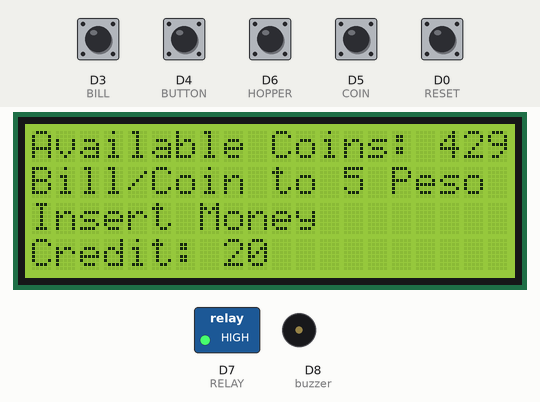
The sketch below on a simulated ESP8266 (NodeMCU). On the bench: 20×4 character LCD, switched loads named in the sketch (green lamp = pin HIGH), buzzer (waves = sounding, pin HIGH). The test bench sets the inputs (shaded band); at power-on: D0 (RESET), D3 (BILL), D4 (BUTTON), D5 (COIN), D6 (HOPPER) HIGH. WiFi joins after 1.5 s; servers stay silent unless stated; EEPROM starts erased; what the sketch prints to the serial monitor is not drawn.

Above: at 6.1 s.
6.2 s: D4 (BUTTON) pulled LOW for 0.3 s
At 6.8 s:
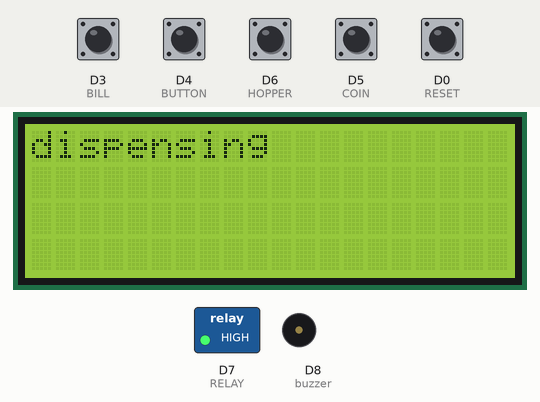
9.5 s: D6 (HOPPER) pulsed LOW 5 times (0.12 s each, 0.3 s apart)
At 11.0 s:
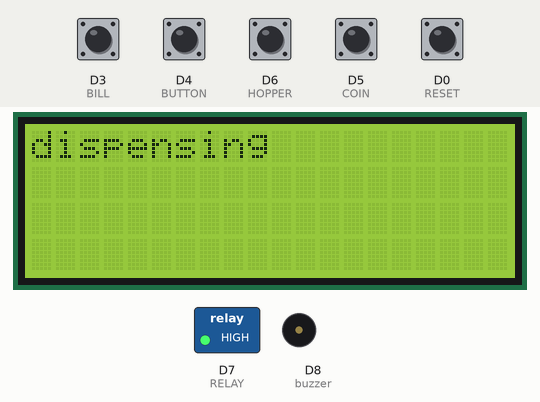
14.0 s: D0 (RESET) pulled LOW for 0.3 s
At 15.1 s:
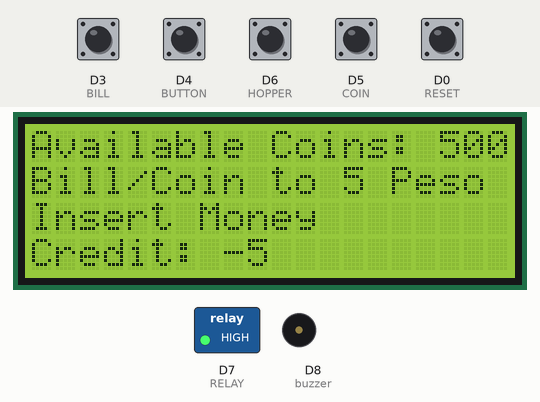
17.3 s: D3 (BILL) pulled LOW for 0.3 s
At 18.4 s:
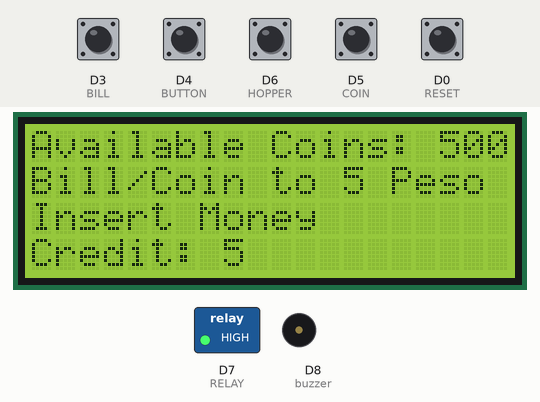
19.1 s: D5 (COIN) pulled LOW for 0.3 s
At 20.4 s:
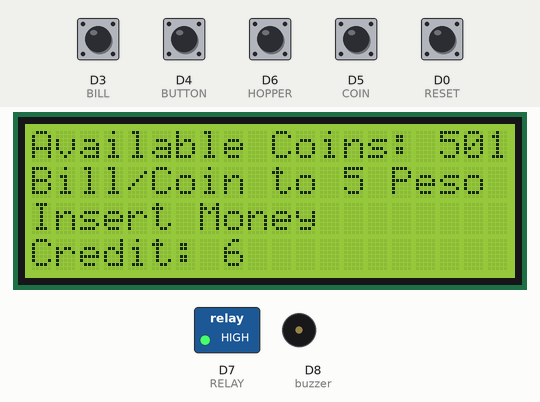
20.9 s: D3 (BILL) pulled LOW for 1 s
At 21.3 s:
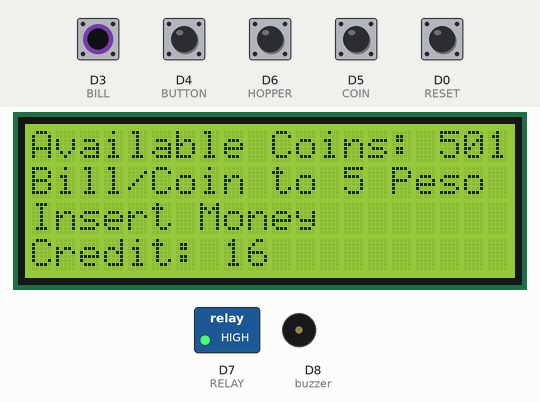
Timing chart, 0 to 23.9 s (numbered marks = the images above; inputs shaded):
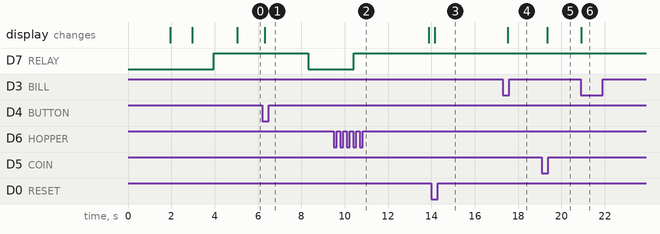

Measured:
- after the input at 6.2 s, D7 (RELAY): HIGH → LOW after 2.1 s; the display: changes after 0.11 s (image 1)
- after the input at 9.5 s, D7 (RELAY): LOW → HIGH after 0.91 s
- after the input at 14.0 s, the display: changes after 0.14 s (image 3)
- after the input at 17.3 s, the display: changes after 0.23 s (image 4)
- after the input at 19.1 s, the display: changes after 0.25 s (image 5)
- after the input at 20.9 s, the display: changes at once (image 6)

The sketch:

finalcode.ino
```cpp
#include <SoftwareSerial.h>
#include <LiquidCrystal_I2C.h>
#include <Wire.h>
#include <LiquidCrystal_I2C.h>
#include <ESP8266WiFi.h>
#include <EEPROM.h>
#include <ESP8266WiFi.h>
#include <ESP8266HTTPClient.h>
LiquidCrystal_I2C lcd(0x27, 20, 4);
#define BOUNCE_DURATION 20    //20 ms
#define BOUNCE_DURATIONhop 80 //20 ms

char *host = "192.168.141.234";
char *url = "/";

#define BILL D3
#define COIN D5
#define HOPPER D6
#define RELAY D7
#define BUTTON D4
#define buzzer D8

#define RESET D0

const char *ssid = "money-changer";
const char *password = "c0in1234";
unsigned int addr = 0;
unsigned int coinstat;

int coinvaladd = 0;
int opervaladd = 10;
int coinval;
int coinAdd = 90;
int ou;
int peronecount = 0;
int newcoin;
int go = 0;
int counterstate = 0;
long count10;
long totaldisp = 0;
int state = 0;
int count1;
int countone;
int countfive;
int countten;
int timebounce;
int timebounceadd = 100;
int i;
int countedcoin;
int ii;
int iii;
unsigned long flashcount = 0;
unsigned long bouncetimeone = 0;
int nval;
int newvalue[4];
int tenvalue[3];
int first1;
int second1;
int third1;
int first2;
int second2;
int third2;
int pertencount;
int fourth2;
long number;
long pass = 1141;
int checked = true;
volatile unsigned long bouncetime = 0;
volatile unsigned long bouncetime2 = 0;
volatile unsigned long bouncetimehop = 0;
volatile int credit = 20;
volatile int dispensed = 0;
int stopcount = 0;
unsigned long prevmillis = 0;
volatile int yy;
int coinvalue;
String ope = "";
int coinset = 1;
int operation = 1;
// 1 is changer
// 2 is dispenser
int coincount;
long endcount;
unsigned int average;
void setup()
{
  Serial.begin(115200);
  ESP.wdtFeed();
  //  WiFi.mode(WIFI_OFF);
  WiFi.mode(WIFI_STA);
  WiFi.begin(ssid, password);
  while (WiFi.status() != WL_CONNECTED)
  {
    Serial.print(".");
    delay(100);
  }

  Serial.println("\nConnected to the WiFi network");
  Serial.print("Local ESP32 IP: ");
  Serial.println(WiFi.localIP());

  EEPROM.begin(sizeof(int));
  EEPROM.get(addr, coinstat);

  state = 1;
  buzz();
  pinMode(buzzer, OUTPUT);
  digitalWrite(buzzer, LOW);
  lcd.begin();
  Wire.begin(D2, D1);
  lcd.clear();
  lcd.backlight();
  pinMode(BUTTON, INPUT_PULLUP);
  pinMode(RESET, INPUT_PULLUP);
  coinvalue = 5;
  coinval = 5;
  operation = 1;
  timebounce = 40;
  lcd.begin();
  state = 0;
  lcd.clear();
  lcd.backlight();
  lcd.print("initializing..");

  //EICRA &= ~3;  // clear existing flags
  //EICRA |= 2;   // set wanted flags (falling level interrupt)
  //EIMSK |= 1;   // enable it
  //EIFR = bit (INTF0);  // clear flag for interrupt 0 (PIN D2)
  //EIFR = bit (INTF1);  // clear flag for interrupt 1 (PIN D3)
  delay(1000);
  ESP.wdtFeed();
  lcd.clear();
  lcd.print("Coin Value: ");
  lcd.print(coinval);
  delay(1000);
  pinMode(RELAY, OUTPUT);
  digitalWrite(RELAY, HIGH);
  pinMode(BILL, INPUT_PULLUP);
  pinMode(COIN, INPUT_PULLUP);
  pinMode(HOPPER, INPUT);
  ESP.wdtFeed();
  attachInterrupt(digitalPinToInterrupt(BILL), ISR_count, CHANGE);
  attachInterrupt(digitalPinToInterrupt(COIN), ISR_count3, CHANGE);
  attachInterrupt(digitalPinToInterrupt(HOPPER), ISR_count2, FALLING);
  delay(1000);
  ESP.wdtFeed();
}

void sendsms()
{
  String a="/"+(String)coinstat+"/"+(String)credit;
  String endpoint="http://192.168.141.234"+a;

  // // Use WiFiClient class to create TCP connections
  WiFiClient client;

  // if (!client.connect(host, 80))
  // {
  //   Serial.println("connection failed");
  //   Serial.println("wait 5 sec...");
  //   delay(5000);
  //   return;
  // }
  // String req="GET " + a + " HTTP/1.1\r\n" +
  //              "Host: " + host + "\r\n \r\n" ;
  // Serial.println(req);
  // client.print(req);

  // //read back one line from server
  // Serial.println("receiving from remote server");
  // String line = client.readStringUntil('\r');
  // Serial.println(line);

  // Serial.println("closing connection");
  // client.stop();
  HTTPClient http;

    Serial.print("[HTTP] begin...\n");
    if (http.begin(client, endpoint)) {  // HTTP


      Serial.print("[HTTP] GET...\n");
      // start connection and send HTTP header
      int httpCode = http.GET();

      // httpCode will be negative on error
      if (httpCode > 0) {
        // HTTP header has been send and Server response header has been handled
        Serial.printf("[HTTP] GET... code: %d\n", httpCode);

        // file found at server
        if (httpCode == HTTP_CODE_OK || httpCode == HTTP_CODE_MOVED_PERMANENTLY) {
          String payload = http.getString();
          Serial.println(payload);
        }
      } else {
        Serial.printf("[HTTP] GET... failed, error: %s\n", http.errorToString(httpCode).c_str());
      }

      http.end();
    } else {
      Serial.printf("[HTTP} Unable to connect\n");
    }
}
ICACHE_RAM_ATTR void ISR_count()
{

  if (millis() > bouncetime)
  {

    if (!digitalRead(BILL))
    {

      credit += 10;
      //Serial.print("credit: ");
      //Serial.println(credit);
    }

    bouncetime = millis() + BOUNCE_DURATION;
  }
}
ICACHE_RAM_ATTR void ISR_count3()
{

  if (millis() > bouncetime2)
  {

    if (!digitalRead(COIN))
    {

      credit += 1;
      coinstat++;
      //Serial.print("credit: ");
      //Serial.println(credit);
    }

    bouncetime2 = millis() + BOUNCE_DURATION;
  }
}

ICACHE_RAM_ATTR void ISR_count2()
{
  if (millis() > bouncetimehop)
  {
    delayMicroseconds(10000);
    if (digitalRead(HOPPER) == LOW)
    {
      dispensed++;

      bouncetimehop = millis() + BOUNCE_DURATIONhop;
    }
  }
}

void loop()
{
  // sei();
  coinchangerset();
  ESP.wdtFeed();
}

void change1(unsigned long zzz)
{
  cli();
  delay(800);
  sei();
  flashcount = millis();
  lcd.begin();
  lcd.print("Operating");
  lcd.setCursor(0, 1);
  lcd.print("Please Wait...");
  lcd.setCursor(0, 2);
  lcd.print("Dispense: ");
  lcd.print(count1 / coinval);
  lcd.print(" coins");
  lcd.setCursor(0, 3);
  lcd.print("Amount: ");
  lcd.print(count1);
  lcd.print(" Pesos");
  Serial.print("Zzz: ");
  Serial.println(zzz);
  long qqq = zzz / coinval;
  yy = 1;
  unsigned long delays;
  if (qqq < 10)
  {
    delays = 7000;
  }
  else if ((qqq > 10) || (qqq < 50))
  {
    delays = qqq * 400;
  }
  else
  {
    delays = qqq * 300;
  }
  //credit = credit - (zzz);
  digitalWrite(RELAY, LOW);
  while (dispensed < qqq)
  {
    if ((millis() - flashcount) > delays)
    {
      digitalWrite(RELAY, HIGH);
      yy = 0;
      break;
    }
  }
  digitalWrite(RELAY, HIGH);
  cli();
  //EIFR = bit (INTF0);  // clear flag for interrupt 0 (PIN D2)
  //EIFR = bit (INTF1);  // clear flag for interrupt 1 (PIN D3)
  //sei();
  if (yy == 0)
  {
    delay(100);
    int output = qqq - dispensed;
    Serial.print("OUT");
    Serial.println(output);
    credit = output * coinval;
    state = 11;
    dispensed = 0;
    coinstat -= output;
    EEPROM.put(addr, coinstat);
    EEPROM.commit();

    sendsms();
  }
  else if (yy == 1)
  {
    state = 0;
    delay(100);
    delay(100);
    credit = 0;
    dispensed = 0;
  }
  sei();

  dispensed = 0;
  go = 0;
  count1 = 0;
}
void coinchangerset()
{
  if (state == 1)
  {
    lcddisplay2();
  }
  else if (state == 0)
  {
    lcddisplay();
  }
  int xxx = !digitalRead(BUTTON);
  int res = !digitalRead(RESET);
  if (res)
  {
    coinstat = 500;
    EEPROM.put(addr, coinstat);
    Serial.println("reseted");
    EEPROM.commit();
  }
  if (xxx)
  {
    lcd.clear();
    lcd.print("dispensing ");
    delay(1000);

    if (credit >= coinvalue)
    {
      coincount = credit / coinvalue;
      yy = 1;
      cli();
      totaldisp = 0;
      dispensed = 0;
      endcount = coincount;
      pertencount = endcount / 10;
      peronecount = endcount - (pertencount * 10);
      flashcount = millis();
      //sei();
      if (pertencount > 0)
      {
        for (ou = 0; ou < pertencount; ou++)
        {
          sei();
          delay(1000);
          digitalWrite(RELAY, LOW);
          while (dispensed < 10)
          {
            delay(0);
            if ((millis() - flashcount) > 8000)
            {
              digitalWrite(RELAY, HIGH);
              yy = 0;
              break;
            }
          }
          digitalWrite(RELAY, HIGH);
          // EIFR = bit (INTF1);
          delay(2000);
          cli();
          //  // clear flag for interrupt 1 (PIN D3)
          totaldisp = totaldisp + dispensed;
          dispensed = 0;
          flashcount = millis();

          if (yy == 0)
          {
            break;
          }
        }
      }
      if (peronecount > 0)
      {
        sei();
        delay(1000);
        digitalWrite(RELAY, LOW);
        while (dispensed < peronecount)
        {
          delay(0);
          if ((millis() - flashcount) > 8000)
          {
            digitalWrite(RELAY, HIGH);
            yy = 0;
            break;
          }
        }
        digitalWrite(RELAY, HIGH);
        //EIFR = bit (INTF1);
        delay(2000);
        cli();
        // EIFR = bit (INTF1);  // clear flag for interrupt 1 (PIN D3)
        totaldisp = totaldisp + dispensed;
      }
      digitalWrite(RELAY, HIGH);
      delay(1000);
      cli();
      //EIFR = bit (INTF0);  // clear flag for interrupt 0 (PIN D2)
      //EIFR = bit (INTF1);  // clear flag for interrupt 1 (PIN D3)
      if (yy == 0)
      {
        delay(100);
        int output = totaldisp * coinvalue;
        Serial.print("OUT");
        Serial.println(output);
        coinstat -= output;
        EEPROM.put(addr, coinstat);
        EEPROM.commit();
    sendsms();
        credit = credit - output;
        state = 1;
        dispensed = 0;
        ou = 0;
        totaldisp = 0;
      }
      else
      {
        int output = totaldisp * coinvalue;
        Serial.print("OUT");
        Serial.println(output);
        coinstat -= output;
    sendsms();
        EEPROM.put(addr, coinstat);
        EEPROM.commit();
        credit = credit - output;
        state = 0;
        delay(100);
        delay(100);
        //credit = credit;
        dispensed = 0;
        ou = 0;
        totaldisp = 0;
      }
      sei();
    }
  }
}

void lcddisplay()
{
  digitalWrite(buzzer, LOW);
  lcd.clear();
  lcd.print("Available Coins: ");
  lcd.print(coinstat);
  lcd.setCursor(0, 1);
  lcd.print("Bill/Coin to 5 Peso");
  lcd.setCursor(0, 2);
  lcd.print("Insert Money");
  lcd.setCursor(0, 3);
  lcd.print("Credit: ");
  lcd.print(credit);
  delay(200);
}
void lcddisplay2()
{
  digitalWrite(buzzer, HIGH);
  lcd.clear();
  lcd.print("NO MORE COINS");
  lcd.setCursor(0, 1);
  lcd.print("Credit: ");
  lcd.print(credit);
  delay(200);
}

void buzz()
{
  digitalWrite(buzzer, HIGH);
  delay(300);
  digitalWrite(buzzer, LOW);
}
```
